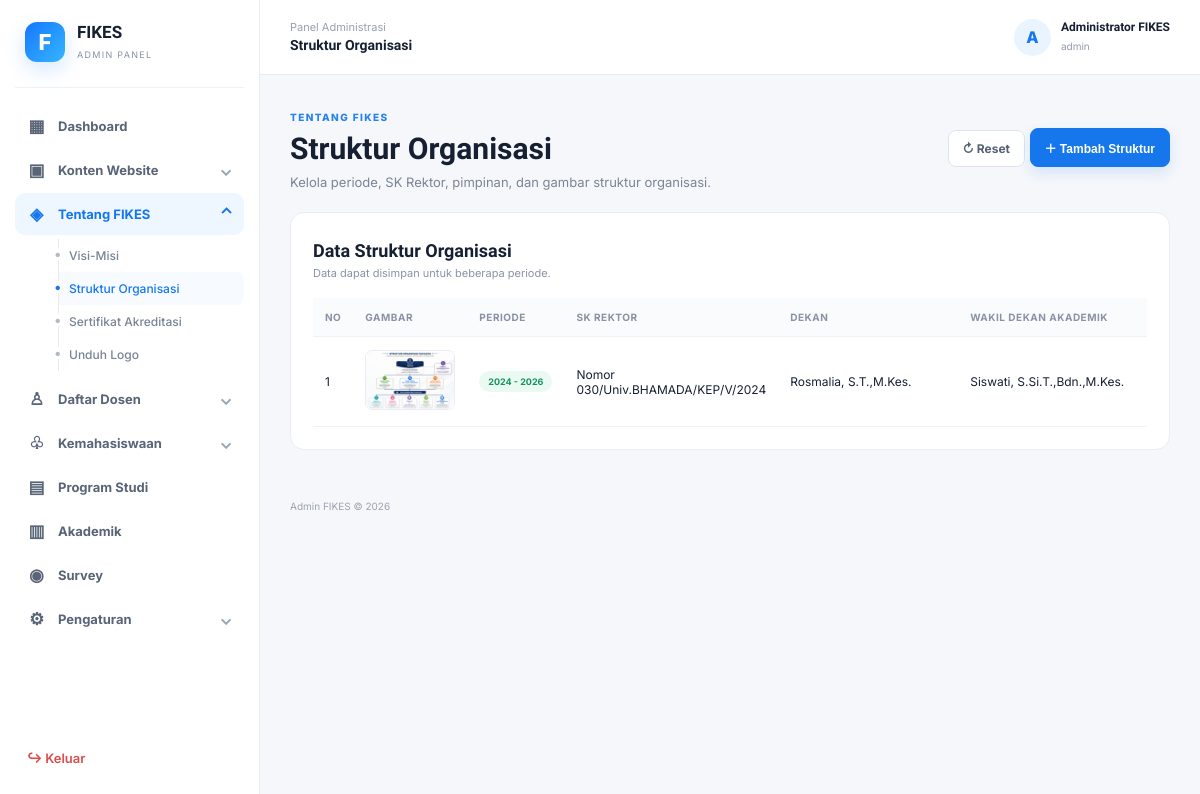
/admin/modules/tentang/struktur.php (signed in), run on an earlier commit of the app's database.
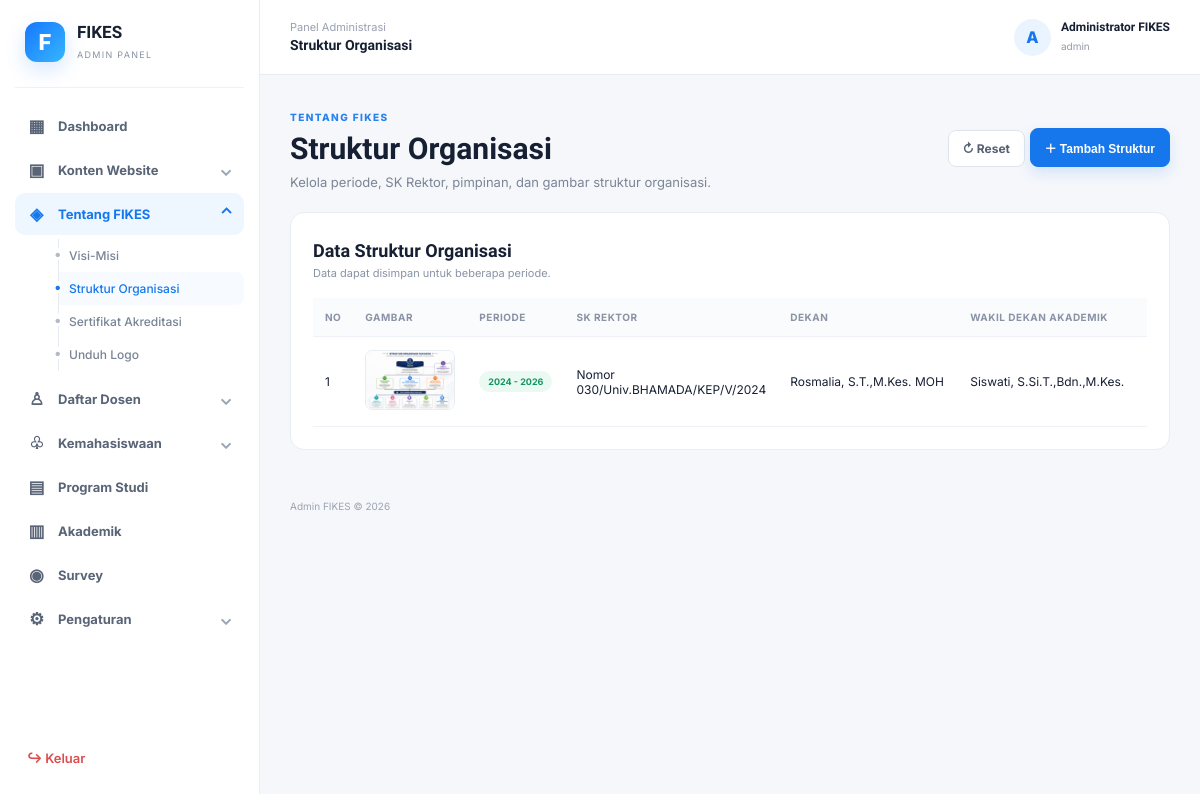
And on a later commit of the database.
### tables this page shows
CREATE TABLE `struktur_organisasi` (
  `id` int(11) NOT NULL,
  `periode` varchar(50) NOT NULL,
  `sk_rektor` varchar(200) NOT NULL,
  `dekan` varchar(200) NOT NULL,
  `wakil_dekan_akademik` varchar(200) NOT NULL,
  `wakil_dekan_adum_keu` varchar(200) NOT NULL,
  `wakil_dekan_kemahasiswaan` varchar(200) NOT NULL,
  `gambar` varchar(255) DEFAULT NULL,
  `created_at` timestamp NOT NULL DEFAULT current_timestamp(),
  `updated_at` timestamp NOT NULL DEFAULT current_timestamp() ON UPDATE current_timestamp()
);

### admin/config/auth.php (called while the page is built, shortened)
<?php
function e($value)
{
  return htmlspecialchars($value ?? '', ENT_QUOTES, 'UTF-8');
}

### admin/modules/tentang/struktur.php (the view, shortened to what this page needs)
<?php
$page_title = 'Struktur Organisasi';
require_once __DIR__ . '/../../config/auth.php';
$project_url = '';
if (strpos($_SERVER['SCRIPT_NAME'], '/admin/') !== false) {
  $project_url = substr($_SERVER['SCRIPT_NAME'], 0, strpos($_SERVER['SCRIPT_NAME'], '/admin/'));
}
$upload_url = $project_url . '/admin/uploads/struktur/';
$data = $pdo->query("SELECT * FROM struktur_organisasi ORDER BY id DESC")->fetchAll();
?>
<?php require __DIR__ . '/../../includes/header.php'; ?>
<div class="page-head">
  <div>
    <span class="eyebrow">TENTANG FIKES</span>
    <h1>Struktur Organisasi</h1>
    <p>Kelola periode, SK Rektor, pimpinan, dan gambar struktur organisasi.</p>
  </div>
  <div>
    <a href="struktur.php" class="btn">↻ Reset</a>
    <button type="button" class="btn primary" onclick="bukaModalStruktur()">＋ Tambah Struktur</button>
  </div>
</div>
<div class="panel">
  <div class="panel-head">
    <div>
      <h2>Data Struktur Organisasi</h2>
      <p style="margin:4px 0 0;color:#8993a5;font-size:11px;">Data dapat disimpan untuk beberapa periode.</p>
    </div>
  </div>
  <div class="table-wrap">
    <table>
      <thead>
        <tr>
          <th>No</th>
          <th>Gambar</th>
          <th>Periode</th>
          <th>SK Rektor</th>
          <th>Dekan</th>
          <th>Wakil Dekan Akademik</th>
        </tr>
      </thead>
      <tbody>
        <?php if (!$data): ?>
          <tr>
            <td colspan="9" style="text-align:center;color:#8993a5;padding:35px;">Belum ada data struktur organisasi.</td>
          </tr>
        <?php else: ?>
          <?php $no = 1;
          foreach ($data as $row): ?>
            <tr>
              <td><?= $no++ ?></td>
              <td>
                <?php if (!empty($row['gambar'])): ?>
                  <a href="<?= e($upload_url . $row['gambar']) ?>" target="_blank"><img
                      src="<?= e($upload_url . $row['gambar']) ?>" alt="Struktur"
                      style="width:90px;height:60px;object-fit:cover;border-radius:7px;border:1px solid #e8ecf3;"></a>
                <?php else: ?><span class="badge">Belum ada</span><?php endif; ?>
              </td>
              <td><span class="badge success"><?= e($row['periode']) ?></span></td>
              <td style="white-space:normal;min-width:190px;"><?= e($row['sk_rektor']) ?></td>
              <td style="white-space:normal;min-width:180px;"><?= e($row['dekan']) ?></td>
              <td style="white-space:normal;min-width:210px;"><?= e($row['wakil_dekan_akademik']) ?></td>
            </tr>
          <?php endforeach; ?>
        <?php endif; ?>
      </tbody>
    </table>
  </div>
</div>
<?php require __DIR__ . '/../../includes/footer.php'; ?>

### admin/includes/header.php (shortened to what this page needs)
<?php
require_once __DIR__ . '/../config/auth.php';
$page_title = $page_title ?? 'Dashboard';
$pos_admin = strpos($_SERVER['SCRIPT_NAME'], '/admin/');
$project_url = ($pos_admin !== false) ? substr($_SERVER['SCRIPT_NAME'], 0, $pos_admin) : '';
$current_url = $_SERVER['REQUEST_URI'];
function menu_active($path)
{
  global $current_url;
  return strpos($current_url, $path) !== false ? 'active' : '';
}
?>
<!doctype html>
<html lang="id">
<head>
  <link rel="stylesheet" href="<?= $project_url ?>/admin/assets/css/admin.css">
</head>
<body>
  <div class="app">
    <aside class="sidebar" id="sidebar">
      <div class="brand">
        <div class="brand-mark">F</div>
        <div><strong>FIKES</strong><small>ADMIN PANEL</small></div>
      </div>
      <nav class="sidebar-nav">
        <a href="<?= $project_url ?>/admin/index.php"
          class="menu-link <?= menu_active('/admin/index.php') ?>"><span>▦</span><b>Dashboard</b></a>
        <button type="button" class="menu-parent" data-menu="konten-website"><span>▣</span><b>Konten
            Website</b><i>⌄</i></button>
        <button type="button" class="menu-parent" data-menu="tentang"><span>◈</span><b>Tentang
            FIKES</b><i>⌄</i></button>
        <div class="submenu" id="tentang">
          <a href="<?= $project_url ?>/admin/modules/tentang/visi-misi.php"
            class="submenu-link <?= menu_active('/tentang/visi-misi.php') ?>">Visi-Misi</a>
          <a href="<?= $project_url ?>/admin/modules/tentang/struktur.php"
            class="submenu-link <?= menu_active('/tentang/struktur.php') ?>">Struktur Organisasi</a>
          <a href="<?= $project_url ?>/admin/modules/sertifikat/index.php"
            class="submenu-link <?= menu_active('/modules/sertifikat/') ?>">Sertifikat Akreditasi</a>
          <a href="<?= $project_url ?>/admin/modules/tentang/logo.php"
            class="submenu-link <?= menu_active('/tentang/logo.php') ?>">Unduh Logo</a>
        </div>
        <button type="button" class="menu-parent" data-menu="dosen"><span>♙</span><b>Daftar Dosen</b><i>⌄</i></button>
        <button type="button"
          class="menu-parent <?= (strpos($current_url, '/modules/kemahasiswaan/') !== false) ? 'active' : '' ?>"
          data-menu="kemahasiswaan-data">
          <span>♧</span><b>Kemahasiswaan</b><i>⌄</i>
        </button>
        <a href="<?= $project_url ?>/admin/modules/program-studi/index.php"
          class="menu-link <?= menu_active('/modules/program-studi/') ?>"><span>▤</span><b>Program Studi</b>
        </a>
        <a href="<?= $project_url ?>/admin/modules/akademik/index.php"
          class="menu-link <?= menu_active('/modules/akademik/') ?>"><span>▥</span><b>Akademik</b>
        </a>
        <a href="<?= $project_url ?>/admin/modules/survey/index.php"
          class="menu-link <?= menu_active('/modules/survey/') ?>"><span>◉</span><b>Survey</b></a>
        <button type="button" class="menu-parent" data-menu="akun"><span>⚙</span><b>Pengaturan
          </b><i>⌄</i></button>
      </nav><a href="<?= $project_url ?>/admin/logout.php" class="logout"><span>↪</span> Keluar</a>
    </aside>
    <main class="main">
      <header class="topbar">
        <div class="top-title"><span>Panel Administrasi</span><strong><?= e($page_title) ?></strong></div>
        <div class="user">
          <div class="avatar"><?= strtoupper(substr($_SESSION['admin_nama'], 0, 1)) ?></div>
          <div><strong><?= e($_SESSION['admin_nama']) ?></strong><small><?= e($_SESSION['admin_role']) ?></small>
          </div>
        </div>
      </header>
      <section class="content">

### admin/includes/footer.php (shortened to what this page needs)
      </section>
      <footer class="footer">
        Admin FIKES &copy; <span id="year"></span>
      </footer>
    </main>
  </div>
</body>
</html>

### admin/assets/css/admin.css (style rules this page uses)
* { box-sizing:border-box }
body { margin:0;font-family:Inter,Arial,sans-serif;background:#f5f7fb;color:#172033 }
h1,h2,h3,strong { font-family:"Plus Jakarta Sans",Inter,sans-serif }
h1 { font-size:30px;margin:6px 0 8px }
h2 { font-size:18px;margin:5px 0 }
.app { display:flex;min-height:100vh }
.sidebar { position:fixed;z-index:20;width:260px;height:100vh;background:#fff;border-right:1px solid #e8ecf3;display:flex;flex-direction:column;padding:22px 15px }
.brand { display:flex;align-items:center;gap:12px;padding:0 10px 25px;border-bottom:1px solid #eef1f6 }
.brand-mark { width:40px;height:40px;border-radius:12px;background:linear-gradient(135deg,#1677ff,#35b6ff);color:#fff;display:grid;place-items:center;font-size:22px;font-weight:800;box-shadow:0 8px 20px #1677ff2b }
.brand strong { display:block;font-size:17px }
.brand small { color:#8993a5;font-size:9px;letter-spacing:1.3px }
.sidebar-nav { padding-top:15px;overflow:auto;flex:1;min-height:0 }
.menu-link { display:flex;gap:12px;align-items:center;color:#596477;text-decoration:none;padding:11px 12px;border-radius:10px;font-size:13px;font-weight:600;margin:2px 0 }
.menu-link span { width:19px;text-align:center;font-size:17px }
.menu-parent { width:100%;display:flex;align-items:center;gap:12px;border:0;background:transparent;color:#596477;text-align:left;padding:11px 12px;border-radius:10px;font:600 13px Inter,Arial,sans-serif;cursor:pointer;margin:2px 0 }
.menu-parent span { width:19px;text-align:center;font-size:17px }
.menu-parent i { margin-left:auto;font-style:normal;font-size:16px;color:#9aa4b3;transition:.2s }
.menu-parent:hover,.menu-parent.open { background:#eef6ff;color:#1477ed }
.menu-parent.open i { transform:rotate(180deg);color:#1477ed }
.submenu { display:none;padding:2px 0 5px 43px }
.submenu.open { display:block }
.submenu-link { display:block;position:relative;color:#788395;text-decoration:none;font-size:12px;font-weight:500;padding:9px 10px;border-left:1px solid #e6ebf2 }
.submenu-link:before { content:'•';position:absolute;left:-5px;background:#fff;color:#b0bac7;font-size:14px;line-height:12px }
.submenu-link:hover,.submenu-link.active { color:#1477ed;background:#f7fbff;border-radius:0 8px 8px 0 }
.submenu-link.active:before { color:#1477ed }
.logout { margin-top:auto;text-decoration:none;color:#dc4c4c;font-size:13px;font-weight:600;padding:12px }
.main { margin-left:260px;width:calc(100% - 260px) }
.topbar { height:75px;background:#fff;border-bottom:1px solid #e8ecf3;display:flex;align-items:center;padding:0 30px;gap:18px }
.top-title span { display:block;color:#98a1b0;font-size:11px }
.top-title strong { font-size:14px }
.user { margin-left:auto;display:flex;align-items:center;gap:10px }
.user strong { display:block;font-size:12px }
.user small { color:#929aaa;font-size:10px }
.avatar { width:37px;height:37px;border-radius:50%;background:#eaf4ff;color:#1477ed;display:grid;place-items:center;font-weight:800 }
.content { padding:30px;max-width:1500px;margin:auto }
.eyebrow { font-size:10px;font-weight:800;color:#2582ee;letter-spacing:1.4px }
.welcome p,.page-head p { color:#7b8596;font-size:13px;margin:0 }
.panel { background:#fff;border:1px solid #e8ecf3;border-radius:14px;padding:22px;margin-bottom:20px }
.panel-head { display:flex;justify-content:space-between;align-items:center;margin-bottom:18px }
.page-head { display:flex;justify-content:space-between;align-items:center;margin-bottom:22px }
.btn { display:inline-flex;align-items:center;justify-content:center;border:1px solid #dfe4ec;background:#fff;color:#566174;border-radius:8px;padding:10px 14px;font-size:12px;font-weight:700;text-decoration:none;cursor:pointer }
.btn.primary { background:#1677ed;color:#fff;border-color:#1677ed;box-shadow:0 6px 14px #1677ed24 }
.table-wrap { overflow:auto }
table { width:100%;border-collapse:collapse;font-size:12px }
th { text-align:left;color:#8993a5;font-size:10px;text-transform:uppercase;letter-spacing:.5px;background:#fafbfd }
th,td { padding:13px 12px;border-bottom:1px solid #eef1f5;white-space:nowrap }
.badge { display:inline-block;padding:5px 9px;border-radius:20px;background:#f1f4f8;color:#687386;font-size:9px;font-weight:700;text-transform:capitalize }
.badge.success { background:#eafaf2;color:#159363 }
.footer { padding:0 30px 25px;color:#9ba3b1;font-size:10px }

What changed in the data, as far as the page shows it:
changed struktur_organisasi "Siswati, S.Si.T.,Bdn.,M.Kes.": dekan "Rosmalia, S.T.,M.Kes." → "Rosmalia, S.T.,M.Kes. MOH"
